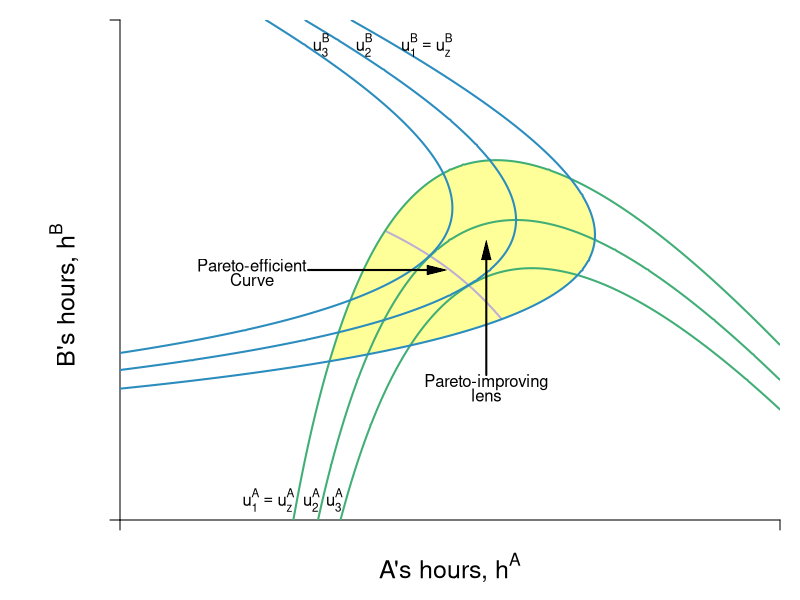

Recreate this plot in R.
require(shape)
pdf(file = "coordination_failures/coord_fallback_pareto.pdf", width = 9, height = 7)

#Set parameters for graphics
axislabelsize <- 1.5
graphlinewidth <- 2
segmentlinewidth <- 1.5

COL <- c("#7fc97f", "#beaed4", "#fdc086", "#ffff99", "#386cb0", "#f0027f", "#bf5b17", "#666666")
COLA <- c("#99d8c9","#66c2a4","#41ae76", "#238b45", "#005824")
COLB <- c("#4eb3d3", "#2b8cbe", "#0868ac","#084081")

par(mar =  c(4, 6, 1, 1))

uA <- function(ea, eb, alpha = 30, beta = 1/2) {
  (alpha - beta*(ea+eb))*ea - 0.5*(ea)^2
}

uB <- function(ea, eb, alpha = 30, beta = 1/2) {
  (alpha - beta*(ea+eb))*eb - 0.5*(eb)^2
}

brfB <- function(ea, alpha = 30, beta = 1/2) {
  (alpha - beta*ea)/(1 + 2*beta)
}

brfA <- function(ea, alpha = 30, beta = 1/2) {
  (alpha - ea*(1 + 2*beta))/(beta)
}

brfPE <- function(ea, alpha = 30, beta = 1/8) {
  alpha*(1 - beta*ea)
}

hANE <- function(alpha, beta = 1/2){
  alpha/(1 + 3*beta)
}

hApEff <- function(alpha, beta = 1/2){
  alpha/(2 + 4*beta)
}

hApEff2 <- function(alpha, beta = 1/2){
  alpha/(1 + 4*beta)
}

intercept1 <- function(alpha, beta = 1/2){
  alpha/(1 + 2*beta)
}

PEC <- function(ea, alpha = 30, beta = 1/2){
  a = beta*(1+2*beta);
  b = -alpha*(1+3*beta)+(1+2*beta)^2*ea;
  c = alpha^2 - alpha*(1+3*beta)*ea+ beta*(1+2*beta)*ea^2
  delta = b^2-4*a*c
  return((-b-sqrt(delta))/(2*a))
}


indiffA <- function(ea, alpha = 30, beta = 1/2, uA = 144) {
  (alpha*ea - beta*(ea)^2 - 0.5*(ea)^2 - uA)/(beta*ea)
}

indiffBroot1 <- function(ea, alpha = 30, beta = 30, uB = 144){
  (-sqrt(alpha^2 - 2*alpha*beta*ea + beta^2*ea^2 - 4*beta*uB - 2*uB) + alpha - beta*ea)/(2*beta + 1)
}

indiffBroot2 <- function(ea, alpha = 30, beta = 30, uB = 144){
  (sqrt(alpha^2 - 2*alpha*beta*ea + beta^2*ea^2 - 4*beta*uB - 2*uB) + alpha - beta*ea)/(2*beta + 1)
}


xlims <- c(0, 20)
ylims <- c(0, 20)

npts <- 501 
x <- seq(xlims[1], xlims[2], length.out = npts)
y <- seq(ylims[1], ylims[2], length.out = npts) 
a <- c(130, 
       uA(hANE(alpha = 30, beta = 1/2), hANE(alpha = 30, beta = 1/2)), 
       #uA(hApEff2(alpha = 30, beta = 1/2), hApEff2(alpha = 30, beta = 1/2)),
       155.8)
b <- c(130, 
       uA(hANE(alpha = 30, beta = 1/2),hANE(alpha = 30, beta = 1/2)), 
       #uB(hApEff2(alpha = 30, beta = 1/2), hApEff2(alpha = 30, beta = 1/2)), 
       155.8)


plot(0, 0, xlim = xlims, ylim = ylims, type = "n",
     xlab = expression(paste("")),
     ylab = expression(paste("")), 
     xaxt = "n", 
     yaxt = "n", 
     cex.lab = axislabelsize, 
     bty = "n",
     xaxs="i", 
     yaxs="i")

# ticksy <- seq(from = 0, to = ylims[2], by = 2)
# ylabels <- seq(from = 0, to = ylims[2], by = 2)
# ticksx <- seq(from = 0, to = xlims[2], by = 2)
# xlabels <- seq(from = 0, to = xlims[2], by = 2)
ticksy <- c(ylims[1], ylims[2])
ylabels <- c(NA, NA)
ticksx <- c(xlims[1], xlims[2])
xlabels <- c(NA, NA)
# ticksy <- c(0, hApEff2(alpha = 30), hANE(alpha = 30), intercept1(alpha = 30), ylims[2])
# ylabels <- c(NA, expression(paste(h^B,"*")), expression(paste(h^{BN})), expression(paste(frac(alpha, 1 + 2*beta))), NA)
# ticksx <- c(0, hApEff2(alpha = 30), hANE(alpha = 30), intercept1(alpha = 30), xlims[2])
# xlabels <- c(NA, expression(paste(h^A,"*")), expression(paste(h^{AN})), expression(paste(frac(alpha, 1 + 2*beta))), NA)

axis(1, at = ticksx,  pos = 0, labels = FALSE)
text(x = c(0, hApEff2(alpha = 30), hANE(alpha = 30), intercept1(alpha = 30), xlims[2]), par("usr")[3] - 0.4, labels = xlabels, srt = 0, pos = 1, xpd = TRUE)

axis(2, at = ticksy, pos = 0, labels = ylabels, las = 1)

npts <- 500 
xx1 <- seq(xlims[1], xlims[2], length.out = npts)
xx2 <- seq(8.05, 11.55, length.out = npts)

#Polygon for the P-Improving Lens
xpoly1 <- seq(from = 6.3, to = 13.65, length.out = 500)
ypoly1 <- indiffA(xpoly1, uA = 130, alpha = 30, beta = 1/2)
ypoly2 <- indiffBroot1(xpoly1, uB = 130, alpha = 30, beta = 1/2)
polygon(x = c(xpoly1, rev(xpoly1)), y = c(ypoly1, rev(ypoly2)), col = COL[4], density = NULL, border = NA)

xpoly1 <- seq(from = 13.65, to = 14.35, length.out = 500)
ypoly1 <- indiffBroot2(xpoly1, uB = 130, alpha = 30, beta = 1/2)
ypoly2 <- indiffBroot1(xpoly1, uB = 130, alpha = 30, beta = 1/2)
polygon(x = c(xpoly1, rev(xpoly1)), y = c(ypoly1, rev(ypoly2)), col = COL[4], density = NULL, border = NA)

#Pareto-efficient curve line
lines(xx2, PEC(xx2, alpha = 30, beta = 1/2), col = COL[2], lwd = graphlinewidth)

contour(y, x, 
        outer(x, y, uA),
        drawlabels = FALSE,
        col = COLA[3],
        lwd = graphlinewidth,
        levels = a, 
        xaxs="i", 
        yaxs="i", 
        add = TRUE) 

text(0.5*xlims[2], -1.9, expression(paste("A's hours, ", h^A)), xpd = TRUE, cex = axislabelsize)
text(-1.7, 9, expression(paste("B's hours, ", h^B)), xpd = TRUE, cex = axislabelsize, srt = 90) 

contour(x, y, 
        outer(x, y, uB),
        drawlabels = FALSE,
        col = COLB[2],
        lwd = graphlinewidth,
        levels = b, 
        add = TRUE
) 

text(4, 10.2, expression("Pareto-efficient"))
text(4, 9.6, expression("Curve"))
Arrows(5.7, 10, 9.6, 10, col = "black", lty = 1, lwd = 2, arr.type = "triangle", arr.lwd = 0.5)

#points(13.65, 13.65, pch = 16, col = "black", cex = 1.5)
#text(13.65 + 0.3, 13.65 + 0.3, expression(z))


text(11.1, 5.5, expression("Pareto-improving"))
text(11.1,  5, expression("lens"))
Arrows(11.1, 5.8, 11.1, 10.8, col = "black", lty = 1, lwd = 2, arr.type = "triangle", arr.lwd = 0.5)

#Label the indifference curves for A
text(4.5, 0.8, expression(u[1]^A == u[z]^A))
text(5.8, 0.8, expression(u[2]^A))
text(6.5, 0.8, expression(u[3]^A))
# text(5.2, 0.8, expression(u[4]^A))
# text(9.2, 0.8, expression(u[5]^A))

#Label the indifference curves for theB
text(9.3, 19, expression(u[1]^B == u[z]^B))
text(7.4, 19, expression(u[2]^B))
text(6.1, 19, expression(u[3]^B))

dev.off()
